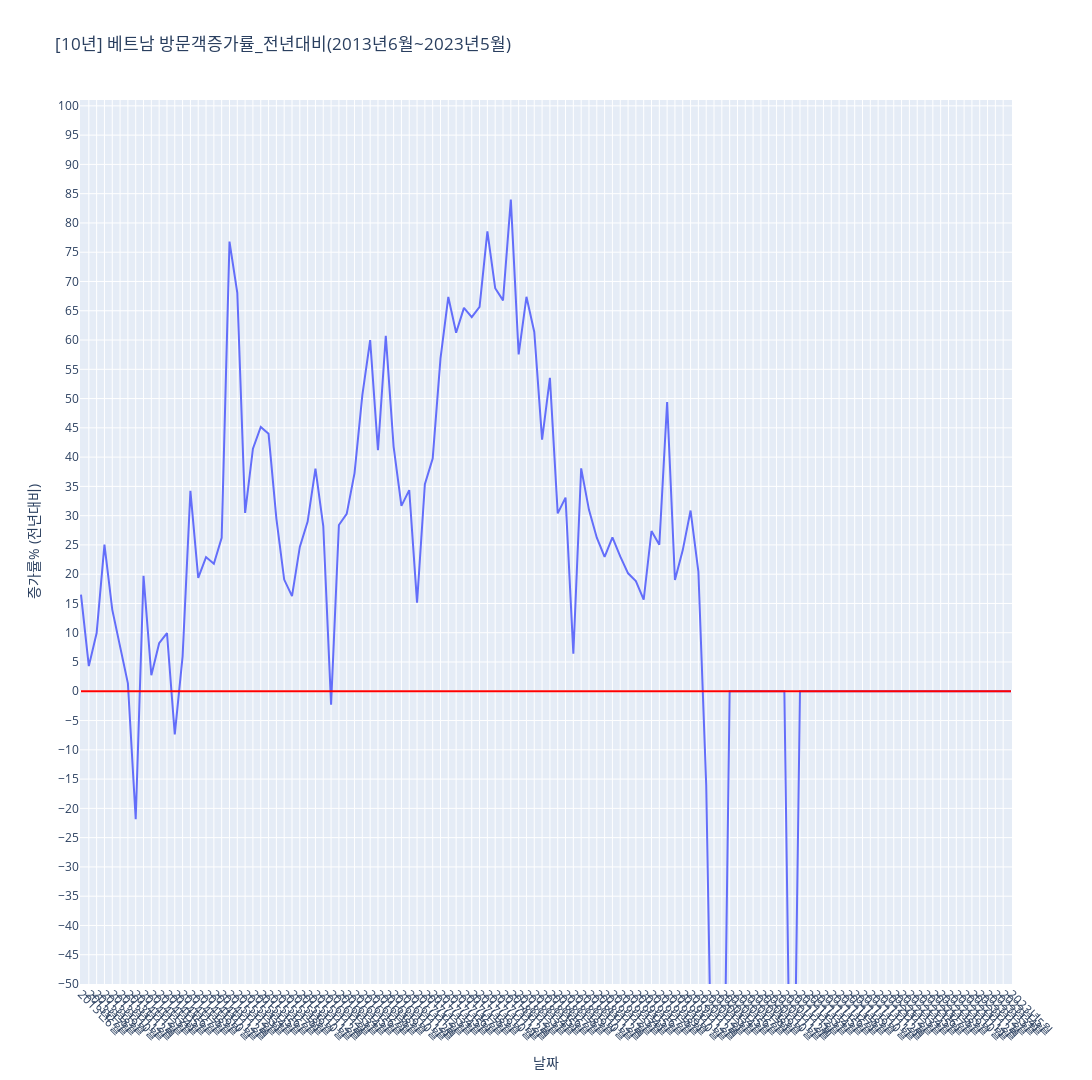

The cell this chart's notebook holds for it:
### Code cell
# 5) 전체 방문객 증가률(전년대비)(Plotly)
#------------------

fig = px.line(countryDataFrame, x=countryDataFrame.YM, y=countryDataFrame.annualGrowthRate * 100, 
              labels={'x':'날짜', 'y':'증가률% (전년대비)'}, 
              title=f'[{period}] {countryNameKor} 방문객증가률_전년대비({startYear}{startMonth}~{endYear}{endMonth})')

fig.update_yaxes(range=[-50, 101], tick0=0, dtick=5)
fig.update_xaxes(nticks=sizeOfYM)
fig.update_xaxes(tickangle=45)
fig.update_layout(width=1920,height=1080)
fig.update_xaxes(title_text='날짜')


# (개별국가)폴더가 없다면 생성
if not os.path.exists(f'{graphRootOnlyCountry}'):
    os.makedirs(f'{graphRootOnlyCountry}')   
pio.write_image(fig, graphPathOnlyCountryAnnualGrowthRate)

# (모든국가)폴더가 없다면 생성
if not os.path.exists(f'{graphRootAllCountry}'):
    os.makedirs(f'{graphRootAllCountry}')   
pio.write_image(fig, graphPathAllCountryAnnualGrowthRate)

fig.add_shape(  type="line",
                x0=f'{startYear}{startMonth}', y0=0,
                x1=f'{endYear}{endMonth}', y1=0,
                # x0=countryDataFrame['YM'].min(), y0=0,
                # x1=countryDataFrame['YM'].max(), y1=0,
                line=dict(color="Red",width=2)
             )

### Figure 1 — Plotly figure (JSON) as saved in the notebook; plotly's stock layout.template omitted (floating-point values rounded to 4 significant figures)
{"data": [{"hovertemplate": "YM=%{x}<br>증가률% (전년대비)=%{y}<extra></extra>", "legendgroup": "", "line": {"color": "#636efa", "dash": "solid"}, "marker": {"symbol": "circle"}, "mode": "lines", "name": "", "orientation": "v", "showlegend": false, "type": "scatter", "x": ["2013년6월", "2013년7월", "2013년8월", "2013년9월", "2013년10월", "2013년11월", "2013년12월", "2014년1월", "2014년2월", "2014년3월", "2014년4월", "2014년5월", "2014년6월", "2014년7월", "2014년8월", "2014년9월", "2014년10월", "2014년11월", "2014년12월", "2015년1월", "2015년2월", "2015년3월", "2015년4월", "2015년5월", "2015년6월", "2015년7월", "2015년8월", "2015년9월", "2015년10월", "2015년11월", "2015년12월", "2016년1월", "2016년2월", "2016년3월", "2016년4월", "2016년5월", "2016년6월", "2016년7월", "2016년8월", "2016년9월", "2016년10월", "2016년11월", "2016년12월", "2017년1월", "2017년2월", "2017년3월", "2017년4월", "2017년5월", "2017년6월", "2017년7월", "2017년8월", "2017년9월", "2017년10월", "2017년11월", "2017년12월", "2018년1월", "2018년2월", "2018년3월", "2018년4월", "2018년5월", "2018년6월", "2018년7월", "2018년8월", "2018년9월", "2018년10월", "2018년11월", "2018년12월", "2019년1월", "2019년2월", "2019년3월", "2019년4월", "2019년5월", "2019년6월", "2019년7월", "2019년8월", "2019년9월", "2019년10월", "2019년11월", "2019년12월", "2020년1월", "2020년2월", "2020년3월", "2020년4월", "2020년5월", "2020년6월", "2020년7월", "2020년8월", "2020년9월", "2020년10월", "2020년11월", "2020년12월", "2021년1월", "2021년2월", "2021년3월", "2021년4월", "2021년5월", "2021년6월", "2021년7월", "2021년8월", "2021년9월", "2021년10월", "2021년11월", "2021년12월", "2022년1월", "2022년2월", "2022년3월", "2022년4월", "2022년5월", "2022년6월", "2022년7월", "2022년8월", "2022년9월", "2022년10월", "2022년11월", "2022년12월", "2023년1월", "2023년2월", "2023년3월", "2023년4월", "2023년5월"], "xaxis": "x", "y": [16.52, 4.296, 9.954, 25.05, 13.95, 7.339, 1.36, -21.86, 19.72, 2.743, 8.221, 9.953, -7.358, 5.972, 34.23, 19.38, 22.92, 21.77, 26.21, 76.81, 68.06, 30.46, 41.45, 45.15, 43.98, 29.51, 19.08, 16.26, 24.66, 28.99, 38.04, 28.24, -2.287, 28.4, 30.31, 37.27, 50.57, 59.98, 41.17, 60.74, 41.81, 31.67, 34.36, 15.14, 35.39, 39.77, 56.88, 67.36, 61.25, 65.5, 63.9, 65.65, 78.57, 68.85, 66.77, 83.98, 57.55, 67.38, 61.37, 42.99, 53.53, 30.39, 33.08, 6.421, 38.08, 30.99, 26.23, 22.97, 26.31, 23.04, 20.15, 18.82, 15.65, 27.38, 25.05, 49.42, 19.02, 24.12, 30.87, 20.42, -15.98, -91.45, -99.34, 0, 0, 0, 0, 0, 0, 0, 0, -96.13, 0, 0, 0, 0, 0, 0, 0, 0, 0, 0, 0, 0, 0, 0, 0, 0, 0, 0, 0, 0, 0, 0, 0, 0, 0, 0, 0, 0], "yaxis": "y"}], "layout": {"height": 1080, "legend": {"tracegroupgap": 0}, "shapes": [{"line": {"color": "Red", "width": 2}, "type": "line", "x0": "2013년6월", "x1": "2023년5월", "y0": 0, "y1": 0}], "title": {"text": "[10년] 베트남 방문객증가률_전년대비(2013년6월~2023년5월)"}, "width": 1920, "xaxis": {"anchor": "y", "domain": [0, 1], "nticks": 120, "tickangle": 45, "title": {"text": "날짜"}}, "yaxis": {"anchor": "x", "domain": [0, 1], "dtick": 5, "range": [-50, 101], "tick0": 0, "title": {"text": "증가률% (전년대비)"}}}}
